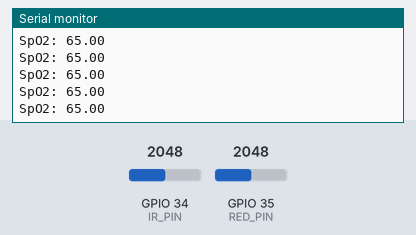
Bench run of a sketch on a simulated ESP32. On the bench: the last lines printed to the serial monitor. Inputs (shaded band) come from the test bench; at power-on: GPIO 35 (RED_PIN) = 2048, GPIO 34 (IR_PIN) = 2048.

Above: at 5.7 s.
5.8 s: GPIO 35 (RED_PIN) set to 799
At 6.6 s:
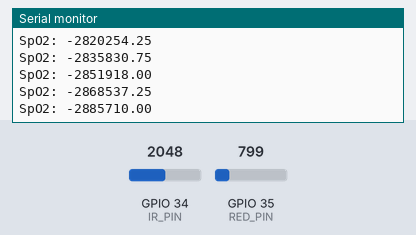
7.3 s: GPIO 35 (RED_PIN) set to 725
At 8.4 s:
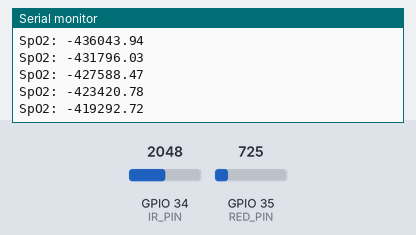
Timing chart, 0 to 9.8 s (numbered marks = the images above; inputs shaded):
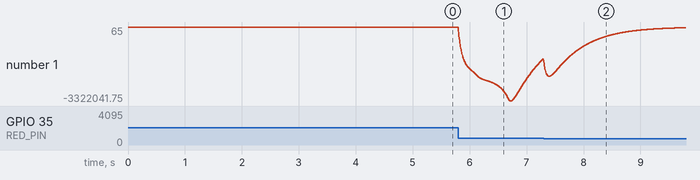

Measured:
- after the input at 5.8 s, the serial monitor: prints a new line at once (image 1)
- plotted number 1: 65 → -1423212.63 after the input at 5.8 s

The sketch:

heartbeat.ino
```cpp
// ====== PIN CONFIG ======
const int IR_PIN  = 34;   // IR photodiode input
const int RED_PIN = 35;   // RED photodiode input

// ====== HEART RATE VARIABLES ======
float alpha = 0.2;      // smoothing factor
float beta  = 0.01;     // baseline tracking

float smoothed = 0;
float baseline = 0;
bool pulseDetected = false;

unsigned long lastBeatTime = 0;
float bpm = 0;

// ====== SpO2 VARIABLES ======
float dc_red = 0, dc_ir = 0;
float ac_red = 0, ac_ir = 0;

float alphaDC = 0.01;
float alphaAC = 0.1;

void setup() {
  Serial.begin(115200);
}

// ====== MAIN LOOP ======
void loop() {

  // ---------- READ SENSORS ----------
  float raw_ir  = analogRead(IR_PIN);
  float raw_red = analogRead(RED_PIN);

  // =========================================================
  // ❤️ HEART RATE FROM IR SIGNAL (same logic as your code)
  // =========================================================

  smoothed = alpha * raw_ir + (1 - alpha) * smoothed;
  baseline = beta  * smoothed + (1 - beta) * baseline;
  float ac_signal = smoothed - baseline;

  float threshold = baseline + 5;  // tune offset

  if (smoothed > threshold && !pulseDetected) {
    pulseDetected = true;

    unsigned long currentTime = millis();
    unsigned long IBI = currentTime - lastBeatTime;
    lastBeatTime = currentTime;

    if (IBI > 300 && IBI < 2000) {
      bpm = 60000.0 / IBI;
      if (bpm > 30 && bpm < 200) {
        Serial.print("BPM: ");
        Serial.println(bpm);
      }
    }
  }

  if (smoothed < baseline) {
    pulseDetected = false;
  }

  // =========================================================
  // 🩸 SpO2 CALCULATION (Ratio-of-Ratios Method)
  // =========================================================

  // --- DC components (baseline) ---
  dc_red = alphaDC * raw_red + (1 - alphaDC) * dc_red;
  dc_ir  = alphaDC * raw_ir  + (1 - alphaDC) * dc_ir;

  // --- AC components (pulsatile) ---
  float red_diff = abs(raw_red - dc_red);
  float ir_diff  = abs(raw_ir  - dc_ir);

  ac_red = alphaAC * red_diff + (1 - alphaAC) * ac_red;
  ac_ir  = alphaAC * ir_diff  + (1 - alphaAC) * ac_ir;

  // --- Ratio-of-Ratios ---
  if (dc_red > 0 && dc_ir > 0 && ac_ir > 0) {
    float R = (ac_red / dc_red) / (ac_ir / dc_ir);

    // Calibration equation
    float SpO2 = 110.0 - 45.0 * R;

    Serial.print("SpO2: ");
    Serial.println(SpO2);
  }

  delay(5); // ~200 Hz sampling
}
```
